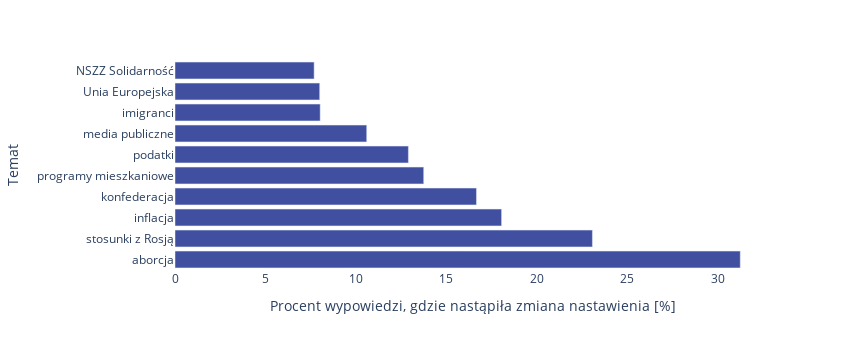
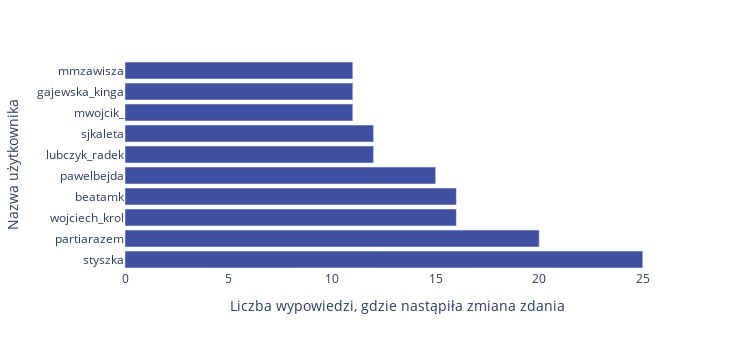
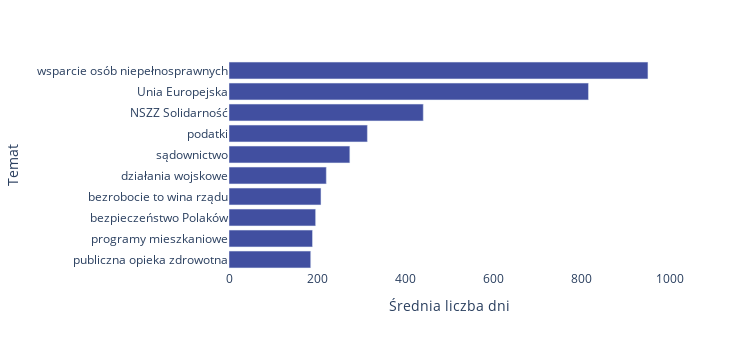
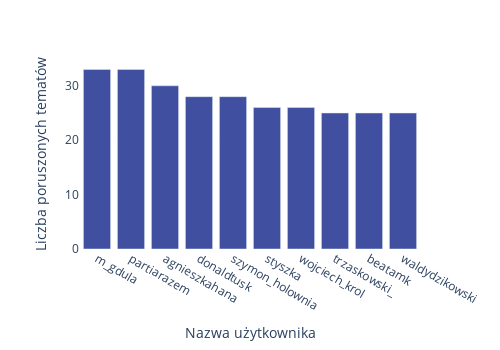

Notebook code cell kept with these figures, in order:
### Markdown cell above
## Twitter

### Code cell
data_tweets = stance_analysis('./dane/done/tweets_with_stancev2.pkl', name_save='tweets', name_author='Nazwa użytkownika')
_ = topic_analysis(data_tweets, name_save='twitter', author='Nazwa użytkownika')

### Figure 1 — Plotly figure (JSON) as saved in the notebook; plotly's stock layout.template omitted (floating-point values rounded to 4 significant figures)
{"data": [{"alignmentgroup": "True", "hovertemplate": "Procent wypowiedzi, gdzie nastąpiła zmiana nastawienia [%]=%{x}<br>Temat=%{y}<extra></extra>", "legendgroup": "", "marker": {"color": "#414fa0", "pattern": {"shape": ""}}, "name": "", "offsetgroup": "", "orientation": "h", "showlegend": false, "textposition": "auto", "type": "bar", "x": [31.25, 23.08, 18.06, 16.67, 13.75, 12.9, 10.6, 8.027, 8, 7.692], "xaxis": "x", "y": ["aborcja", "stosunki z Rosją", "inflacja", "konfederacja", "programy mieszkaniowe", "podatki", "media publiczne", "imigranci", "Unia Europejska", "NSZZ Solidarność"], "yaxis": "y"}], "layout": {"barmode": "relative", "height": 350, "legend": {"tracegroupgap": 0}, "margin": {"t": 60}, "paper_bgcolor": "rgba(0, 0, 0, 0)", "plot_bgcolor": "rgba(0, 0, 0, 0)", "width": 850, "xaxis": {"anchor": "y", "domain": [0, 1], "title": {"text": "Procent wypowiedzi, gdzie nastąpiła zmiana nastawienia [%]"}}, "yaxis": {"anchor": "x", "domain": [0, 1], "title": {"text": "Temat"}}}}

### Figure 2 — Plotly figure (JSON) as saved in the notebook; plotly's stock layout.template omitted (floating-point values rounded to 4 significant figures)
{"data": [{"alignmentgroup": "True", "hovertemplate": "Liczba wypowiedzi, gdzie nastąpiła zmiana zdania=%{x}<br>Nazwa użytkownika=%{y}<extra></extra>", "legendgroup": "", "marker": {"color": "#414fa0", "pattern": {"shape": ""}}, "name": "", "offsetgroup": "", "orientation": "h", "showlegend": false, "textposition": "auto", "type": "bar", "x": [25, 20, 16, 16, 15, 12, 12, 11, 11, 11], "xaxis": "x", "y": ["styszka", "partiarazem", "wojciech_krol", "beatamk", "pawelbejda", "lubczyk_radek", "sjkaleta", "mwojcik_", "gajewska_kinga", "mmzawisza"], "yaxis": "y"}], "layout": {"barmode": "relative", "height": 350, "legend": {"tracegroupgap": 0}, "margin": {"t": 60}, "paper_bgcolor": "rgba(0, 0, 0, 0)", "plot_bgcolor": "rgba(0, 0, 0, 0)", "width": 750, "xaxis": {"anchor": "y", "domain": [0, 1], "title": {"text": "Liczba wypowiedzi, gdzie nastąpiła zmiana zdania"}}, "yaxis": {"anchor": "x", "domain": [0, 1], "title": {"text": "Nazwa użytkownika"}}}}

### Figure 3 — Plotly figure (JSON) as saved in the notebook; plotly's stock layout.template omitted (floating-point values rounded to 4 significant figures)
{"data": [{"alignmentgroup": "True", "hovertemplate": "Średnia liczba dni=%{x}<br>Temat=%{y}<extra></extra>", "legendgroup": "", "marker": {"color": "#414fa0", "pattern": {"shape": ""}}, "name": "", "offsetgroup": "", "orientation": "h", "showlegend": false, "textposition": "auto", "type": "bar", "x": [185.5, 189.6, 196.6, 208.8, 220.9, 274.3, 314.1, 441, 816, 951], "xaxis": "x", "y": ["publiczna opieka zdrowotna", "programy mieszkaniowe", "bezpieczeństwo Polaków", "bezrobocie to wina rządu", "działania wojskowe", "sądownictwo", "podatki", "NSZZ Solidarność", "Unia Europejska", "wsparcie osób niepełnosprawnych"], "yaxis": "y"}], "layout": {"barmode": "relative", "height": 350, "legend": {"tracegroupgap": 0}, "margin": {"t": 60}, "paper_bgcolor": "rgba(0, 0, 0, 0)", "plot_bgcolor": "rgba(0, 0, 0, 0)", "width": 750, "xaxis": {"anchor": "y", "domain": [0, 1], "title": {"text": "Średnia liczba dni"}}, "yaxis": {"anchor": "x", "domain": [0, 1], "title": {"text": "Temat"}}}}

### Figure 4 — Plotly figure (JSON) as saved in the notebook; plotly's stock layout.template omitted (floating-point values rounded to 4 significant figures)
{"data": [{"alignmentgroup": "True", "hovertemplate": "Nazwa użytkownika=%{x}<br>Liczba poruszonych tematów=%{y}<extra></extra>", "legendgroup": "", "marker": {"color": "#414fa0", "pattern": {"shape": ""}}, "name": "", "offsetgroup": "", "orientation": "v", "showlegend": false, "textposition": "auto", "type": "bar", "x": ["m_gdula", "partiarazem", "agnieszkahana", "donaldtusk", "szymon_holownia", "styszka", "wojciech_krol", "trzaskowski_", "beatamk", "waldydzikowski"], "xaxis": "x", "y": [33, 33, 30, 28, 28, 26, 26, 25, 25, 25], "yaxis": "y"}], "layout": {"barmode": "relative", "height": 350, "legend": {"tracegroupgap": 0}, "margin": {"t": 60}, "paper_bgcolor": "rgba(0, 0, 0, 0)", "plot_bgcolor": "rgba(0, 0, 0, 0)", "width": 500, "xaxis": {"anchor": "y", "domain": [0, 1], "title": {"text": "Nazwa użytkownika"}}, "yaxis": {"anchor": "x", "domain": [0, 1], "title": {"text": "Liczba poruszonych tematów"}}}}
